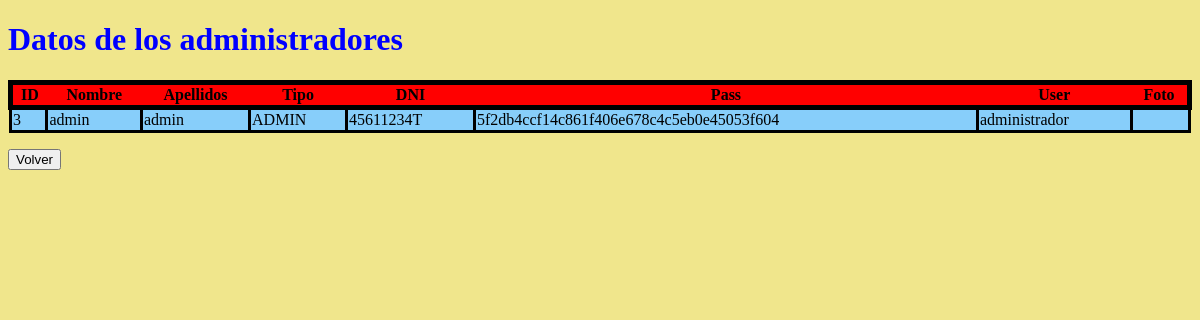
Screenshot of /src/verAdmin.php with the database file from the repository.
### tables this page shows
CREATE TABLE IF NOT EXISTS `persona` (
  `ID` int(11) NOT NULL AUTO_INCREMENT,
  `NOMBRE` varchar(25) NOT NULL,
  `APELLIDOS` varchar(45) NOT NULL,
  `TIPO` enum('ALUMNO','PROFESOR','ADMIN') NOT NULL,
  `DNI` varchar(9) NOT NULL,
  `PASS` varchar(25) DEFAULT NULL,
  `USER` varchar(20) NOT NULL,
  `FOTO` varchar(100) NOT NULL DEFAULT 'default.jpg',
  PRIMARY KEY (`ID`),
  UNIQUE KEY `DNI` (`DNI`,`USER`)
);

### src/verAdmin.php (the view, shortened to what this page needs)
<!DOCTYPE html>
<html>
    <head>
        <link href="../templates/tabla.css" rel="stylesheet" type="text/css">
    </head>
    <body>
    <h1 style= "color: blue;">Datos de los administradores</h1>
    <?php
         $conexionadmin = mysqli_connect('localhost','root', '777303', 'universidad');
        $consulta = mysqli_query($conexionadmin, "SELECT * FROM persona where TIPO='ADMIN'");
        $numcol = mysqli_num_rows($consulta);
        for( $i = 0 ; $i < $numcol ; $i++ ){
            $fila = mysqli_fetch_array($consulta);
            if($i == 0){
                echo " <table class=\"encabezado\" >
                <tr class = \"titulos\">
                <th>ID</th>
                <th>Nombre</th>
                <th>Apellidos</th>
                <th>Tipo</th>
                <th>DNI</th>
                <th>Pass</th>
                <th>User</th>
                <th>Foto</th>
                </tr>";
            }
                $filename = $fila['FOTO'];
                $dir = "../imgs/".$filename ;
                echo
                "<tr class=\"filas\" >
                <td> ".$fila['ID']." </td>
                <td> ".$fila['NOMBRE']." </td>
                <td> ".$fila['APELLIDOS']." </td>
                <td> ".$fila['TIPO']." </td>
                <td> ".$fila['DNI']." </td>
                <td> ".sha1($fila['PASS'])." </td>
                <td> ".$fila['USER']." </td>
                <td> <a href=$dir>";
        }
        echo "</table></div>";
        echo " <br>   <form action=\"./paneladmin.php\" >
        <input type=\"submit\" value=\"Volver\" />
        </form>";
    ?>
    </body>
</html>

### templates/tabla.css (style rules this page uses)
body { background-color :khaki; }
.encabezado { table-layout: auto; width: 100%; border: 10px black; border-collapse: collapse; }
.filas { border: black 3px solid; background-color:lightskyblue; }
.titulos { border: black 5px solid; background-color: red; }
td { border: black 3px solid; }

### rows the page displays
persona: ID "3", NOMBRE "admin", APELLIDOS "admin", TIPO "ADMIN", DNI "45611234T", PASS "5f2db4ccf14c861f406e678c4c5eb0e45053f604", USER "administrador"
